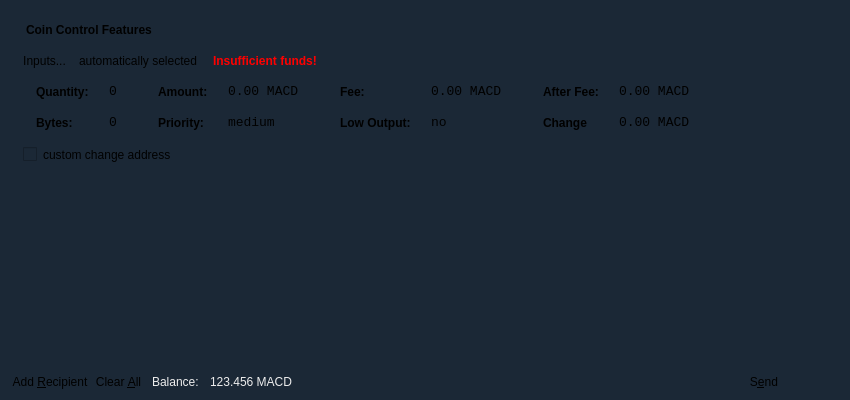
<?xml version="1.0" encoding="UTF-8"?>
<ui version="4.0">
 <class>SendCoinsDialog</class>
 <widget class="QDialog" name="SendCoinsDialog">
  <property name="geometry">
   <rect>
    <x>0</x>
    <y>0</y>
    <width>850</width>
    <height>400</height>
   </rect>
  </property>
  <property name="windowTitle">
   <string>Send Coins</string>
  </property>
  <property name="autoFillBackground">
   <bool>false</bool>
  </property>
  <property name="styleSheet">
   <string notr="true">background-color: rgb(27, 40, 54);
border-color:rgba(0, 0, 0, 0);
border-width:1px;
border-style:solid;</string>
  </property>
  <property name="locale">
   <locale language="English" country="UnitedStates"/>
  </property>
  <layout class="QVBoxLayout" name="verticalLayout" stretch="0,1,0">
   <property name="bottomMargin">
    <number>8</number>
   </property>
   <item>
    <widget class="QFrame" name="frameCoinControl">
     <property name="sizePolicy">
      <sizepolicy hsizetype="Expanding" vsizetype="Expanding">
       <horstretch>0</horstretch>
       <verstretch>0</verstretch>
      </sizepolicy>
     </property>
     <property name="maximumSize">
      <size>
       <width>16777215</width>
       <height>16777215</height>
      </size>
     </property>
     <property name="frameShape">
      <enum>QFrame::StyledPanel</enum>
     </property>
     <property name="frameShadow">
      <enum>QFrame::Sunken</enum>
     </property>
     <layout class="QVBoxLayout" name="verticalLayoutCoinControl2">
      <property name="spacing">
       <number>6</number>
      </property>
      <property name="leftMargin">
       <number>0</number>
      </property>
      <property name="topMargin">
       <number>0</number>
      </property>
      <property name="rightMargin">
       <number>0</number>
      </property>
      <property name="bottomMargin">
       <number>6</number>
      </property>
      <item>
       <layout class="QVBoxLayout" name="verticalLayoutCoinControl" stretch="0,0,0,0,1">
        <property name="spacing">
         <number>0</number>
        </property>
        <property name="leftMargin">
         <number>10</number>
        </property>
        <property name="topMargin">
         <number>10</number>
        </property>
        <item>
         <layout class="QHBoxLayout" name="horizontalLayoutCoinControl1">
          <property name="bottomMargin">
           <number>15</number>
          </property>
          <item>
           <widget class="QLabel" name="labelCoinControlFeatures">
            <property name="sizePolicy">
             <sizepolicy hsizetype="Preferred" vsizetype="Maximum">
              <horstretch>0</horstretch>
              <verstretch>0</verstretch>
             </sizepolicy>
            </property>
            <property name="font">
             <font>
              <weight>75</weight>
              <bold>true</bold>
             </font>
            </property>
            <property name="styleSheet">
             <string notr="true">font-weight:bold;</string>
            </property>
            <property name="text">
             <string>Coin Control Features</string>
            </property>
           </widget>
          </item>
         </layout>
        </item>
        <item>
         <layout class="QHBoxLayout" name="horizontalLayoutCoinControl2" stretch="0,0,0,0">
          <property name="spacing">
           <number>8</number>
          </property>
          <property name="bottomMargin">
           <number>10</number>
          </property>
          <item>
           <widget class="QPushButton" name="pushButtonCoinControl">
            <property name="styleSheet">
             <string notr="true"/>
            </property>
            <property name="text">
             <string>Inputs...</string>
            </property>
           </widget>
          </item>
          <item>
           <widget class="QLabel" name="labelCoinControlAutomaticallySelected">
            <property name="text">
             <string>automatically selected</string>
            </property>
            <property name="margin">
             <number>5</number>
            </property>
           </widget>
          </item>
          <item>
           <widget class="QLabel" name="labelCoinControlInsuffFunds">
            <property name="font">
             <font>
              <weight>75</weight>
              <bold>true</bold>
             </font>
            </property>
            <property name="styleSheet">
             <string notr="true">color:red;font-weight:bold;</string>
            </property>
            <property name="text">
             <string>Insufficient funds!</string>
            </property>
            <property name="margin">
             <number>5</number>
            </property>
           </widget>
          </item>
          <item>
           <spacer name="horizontalSpacerCoinControl">
            <property name="orientation">
             <enum>Qt::Horizontal</enum>
            </property>
            <property name="sizeHint" stdset="0">
             <size>
              <width>40</width>
              <height>1</height>
             </size>
            </property>
           </spacer>
          </item>
         </layout>
        </item>
        <item>
         <widget class="QWidget" name="widgetCoinControl" native="true">
          <property name="sizePolicy">
           <sizepolicy hsizetype="Preferred" vsizetype="Preferred">
            <horstretch>0</horstretch>
            <verstretch>0</verstretch>
           </sizepolicy>
          </property>
          <property name="minimumSize">
           <size>
            <width>0</width>
            <height>0</height>
           </size>
          </property>
          <property name="styleSheet">
           <string notr="true"/>
          </property>
          <layout class="QHBoxLayout" name="horizontalLayoutCoinControl5">
           <property name="leftMargin">
            <number>0</number>
           </property>
           <property name="topMargin">
            <number>0</number>
           </property>
           <property name="rightMargin">
            <number>0</number>
           </property>
           <property name="bottomMargin">
            <number>0</number>
           </property>
           <item>
            <layout class="QHBoxLayout" name="horizontalLayoutCoinControl3" stretch="0,0,0,1">
             <property name="spacing">
              <number>20</number>
             </property>
             <property name="topMargin">
              <number>0</number>
             </property>
             <property name="bottomMargin">
              <number>10</number>
             </property>
             <item>
              <layout class="QFormLayout" name="formLayoutCoinControl1">
               <property name="horizontalSpacing">
                <number>10</number>
               </property>
               <property name="verticalSpacing">
                <number>14</number>
               </property>
               <property name="leftMargin">
                <number>10</number>
               </property>
               <property name="topMargin">
                <number>4</number>
               </property>
               <property name="rightMargin">
                <number>6</number>
               </property>
               <item row="0" column="0">
                <widget class="QLabel" name="labelCoinControlQuantityText">
                 <property name="styleSheet">
                  <string notr="true">font-weight:bold;</string>
                 </property>
                 <property name="text">
                  <string>Quantity:</string>
                 </property>
                 <property name="margin">
                  <number>0</number>
                 </property>
                </widget>
               </item>
               <item row="0" column="1">
                <widget class="QLabel" name="labelCoinControlQuantity">
                 <property name="font">
                  <font>
                   <family>Monospace</family>
                   <pointsize>10</pointsize>
                  </font>
                 </property>
                 <property name="cursor">
                  <cursorShape>IBeamCursor</cursorShape>
                 </property>
                 <property name="contextMenuPolicy">
                  <enum>Qt::ActionsContextMenu</enum>
                 </property>
                 <property name="text">
                  <string>0</string>
                 </property>
                 <property name="margin">
                  <number>0</number>
                 </property>
                 <property name="textInteractionFlags">
                  <set>Qt::LinksAccessibleByMouse|Qt::TextSelectableByKeyboard|Qt::TextSelectableByMouse</set>
                 </property>
                </widget>
               </item>
               <item row="1" column="0">
                <widget class="QLabel" name="labelCoinControlBytesText">
                 <property name="styleSheet">
                  <string notr="true">font-weight:bold;</string>
                 </property>
                 <property name="text">
                  <string>Bytes:</string>
                 </property>
                </widget>
               </item>
               <item row="1" column="1">
                <widget class="QLabel" name="labelCoinControlBytes">
                 <property name="font">
                  <font>
                   <family>Monospace</family>
                   <pointsize>10</pointsize>
                  </font>
                 </property>
                 <property name="cursor">
                  <cursorShape>IBeamCursor</cursorShape>
                 </property>
                 <property name="contextMenuPolicy">
                  <enum>Qt::ActionsContextMenu</enum>
                 </property>
                 <property name="text">
                  <string>0</string>
                 </property>
                 <property name="textInteractionFlags">
                  <set>Qt::LinksAccessibleByMouse|Qt::TextSelectableByKeyboard|Qt::TextSelectableByMouse</set>
                 </property>
                </widget>
               </item>
              </layout>
             </item>
             <item>
              <layout class="QFormLayout" name="formLayoutCoinControl2">
               <property name="horizontalSpacing">
                <number>10</number>
               </property>
               <property name="verticalSpacing">
                <number>14</number>
               </property>
               <property name="leftMargin">
                <number>6</number>
               </property>
               <property name="topMargin">
                <number>4</number>
               </property>
               <property name="rightMargin">
                <number>6</number>
               </property>
               <item row="0" column="0">
                <widget class="QLabel" name="labelCoinControlAmountText">
                 <property name="styleSheet">
                  <string notr="true">font-weight:bold;</string>
                 </property>
                 <property name="text">
                  <string>Amount:</string>
                 </property>
                 <property name="margin">
                  <number>0</number>
                 </property>
                </widget>
               </item>
               <item row="0" column="1">
                <widget class="QLabel" name="labelCoinControlAmount">
                 <property name="font">
                  <font>
                   <family>Monospace</family>
                   <pointsize>10</pointsize>
                  </font>
                 </property>
                 <property name="cursor">
                  <cursorShape>IBeamCursor</cursorShape>
                 </property>
                 <property name="contextMenuPolicy">
                  <enum>Qt::ActionsContextMenu</enum>
                 </property>
                 <property name="text">
                  <string>0.00 MACD</string>
                 </property>
                 <property name="textInteractionFlags">
                  <set>Qt::LinksAccessibleByMouse|Qt::TextSelectableByKeyboard|Qt::TextSelectableByMouse</set>
                 </property>
                </widget>
               </item>
               <item row="1" column="0">
                <widget class="QLabel" name="labelCoinControlPriorityText">
                 <property name="styleSheet">
                  <string notr="true">font-weight:bold;</string>
                 </property>
                 <property name="text">
                  <string>Priority:</string>
                 </property>
                </widget>
               </item>
               <item row="1" column="1">
                <widget class="QLabel" name="labelCoinControlPriority">
                 <property name="font">
                  <font>
                   <family>Monospace</family>
                   <pointsize>10</pointsize>
                  </font>
                 </property>
                 <property name="cursor">
                  <cursorShape>IBeamCursor</cursorShape>
                 </property>
                 <property name="contextMenuPolicy">
                  <enum>Qt::ActionsContextMenu</enum>
                 </property>
                 <property name="text">
                  <string>medium</string>
                 </property>
                 <property name="textInteractionFlags">
                  <set>Qt::LinksAccessibleByMouse|Qt::TextSelectableByKeyboard|Qt::TextSelectableByMouse</set>
                 </property>
                </widget>
               </item>
              </layout>
             </item>
             <item>
              <layout class="QFormLayout" name="formLayoutCoinControl3">
               <property name="horizontalSpacing">
                <number>10</number>
               </property>
               <property name="verticalSpacing">
                <number>14</number>
               </property>
               <property name="leftMargin">
                <number>6</number>
               </property>
               <property name="topMargin">
                <number>4</number>
               </property>
               <property name="rightMargin">
                <number>6</number>
               </property>
               <item row="0" column="0">
                <widget class="QLabel" name="labelCoinControlFeeText">
                 <property name="styleSheet">
                  <string notr="true">font-weight:bold;</string>
                 </property>
                 <property name="text">
                  <string>Fee:</string>
                 </property>
                 <property name="margin">
                  <number>0</number>
                 </property>
                </widget>
               </item>
               <item row="0" column="1">
                <widget class="QLabel" name="labelCoinControlFee">
                 <property name="font">
                  <font>
                   <family>Monospace</family>
                   <pointsize>10</pointsize>
                  </font>
                 </property>
                 <property name="cursor">
                  <cursorShape>IBeamCursor</cursorShape>
                 </property>
                 <property name="contextMenuPolicy">
                  <enum>Qt::ActionsContextMenu</enum>
                 </property>
                 <property name="text">
                  <string>0.00 MACD</string>
                 </property>
                 <property name="textInteractionFlags">
                  <set>Qt::LinksAccessibleByMouse|Qt::TextSelectableByKeyboard|Qt::TextSelectableByMouse</set>
                 </property>
                </widget>
               </item>
               <item row="1" column="0">
                <widget class="QLabel" name="labelCoinControlLowOutputText">
                 <property name="styleSheet">
                  <string notr="true">font-weight:bold;</string>
                 </property>
                 <property name="text">
                  <string>Low Output:</string>
                 </property>
                </widget>
               </item>
               <item row="1" column="1">
                <widget class="QLabel" name="labelCoinControlLowOutput">
                 <property name="font">
                  <font>
                   <family>Monospace</family>
                   <pointsize>10</pointsize>
                  </font>
                 </property>
                 <property name="cursor">
                  <cursorShape>IBeamCursor</cursorShape>
                 </property>
                 <property name="contextMenuPolicy">
                  <enum>Qt::ActionsContextMenu</enum>
                 </property>
                 <property name="text">
                  <string>no</string>
                 </property>
                 <property name="textInteractionFlags">
                  <set>Qt::LinksAccessibleByMouse|Qt::TextSelectableByKeyboard|Qt::TextSelectableByMouse</set>
                 </property>
                </widget>
               </item>
              </layout>
             </item>
             <item>
              <layout class="QFormLayout" name="formLayoutCoinControl4">
               <property name="horizontalSpacing">
                <number>10</number>
               </property>
               <property name="verticalSpacing">
                <number>14</number>
               </property>
               <property name="leftMargin">
                <number>6</number>
               </property>
               <property name="topMargin">
                <number>4</number>
               </property>
               <property name="rightMargin">
                <number>6</number>
               </property>
               <item row="0" column="0">
                <widget class="QLabel" name="labelCoinControlAfterFeeText">
                 <property name="styleSheet">
                  <string notr="true">font-weight:bold;</string>
                 </property>
                 <property name="text">
                  <string>After Fee:</string>
                 </property>
                 <property name="margin">
                  <number>0</number>
                 </property>
                </widget>
               </item>
               <item row="0" column="1">
                <widget class="QLabel" name="labelCoinControlAfterFee">
                 <property name="font">
                  <font>
                   <family>Monospace</family>
                   <pointsize>10</pointsize>
                  </font>
                 </property>
                 <property name="cursor">
                  <cursorShape>IBeamCursor</cursorShape>
                 </property>
                 <property name="contextMenuPolicy">
                  <enum>Qt::ActionsContextMenu</enum>
                 </property>
                 <property name="text">
                  <string>0.00 MACD</string>
                 </property>
                 <property name="textInteractionFlags">
                  <set>Qt::LinksAccessibleByMouse|Qt::TextSelectableByKeyboard|Qt::TextSelectableByMouse</set>
                 </property>
                </widget>
               </item>
               <item row="1" column="0">
                <widget class="QLabel" name="labelCoinControlChangeText">
                 <property name="styleSheet">
                  <string notr="true">font-weight:bold;</string>
                 </property>
                 <property name="text">
                  <string>Change</string>
                 </property>
                </widget>
               </item>
               <item row="1" column="1">
                <widget class="QLabel" name="labelCoinControlChange">
                 <property name="font">
                  <font>
                   <family>Monospace</family>
                   <pointsize>10</pointsize>
                  </font>
                 </property>
                 <property name="cursor">
                  <cursorShape>IBeamCursor</cursorShape>
                 </property>
                 <property name="contextMenuPolicy">
                  <enum>Qt::ActionsContextMenu</enum>
                 </property>
                 <property name="text">
                  <string>0.00 MACD</string>
                 </property>
                 <property name="textInteractionFlags">
                  <set>Qt::LinksAccessibleByMouse|Qt::TextSelectableByKeyboard|Qt::TextSelectableByMouse</set>
                 </property>
                </widget>
               </item>
              </layout>
             </item>
            </layout>
           </item>
          </layout>
         </widget>
        </item>
        <item>
         <layout class="QHBoxLayout" name="horizontalLayoutCoinControl4" stretch="0,0,0">
          <property name="spacing">
           <number>12</number>
          </property>
          <property name="sizeConstraint">
           <enum>QLayout::SetDefaultConstraint</enum>
          </property>
          <property name="topMargin">
           <number>5</number>
          </property>
          <property name="rightMargin">
           <number>5</number>
          </property>
          <item>
           <widget class="QCheckBox" name="checkBoxCoinControlChange">
            <property name="text">
             <string>custom change address</string>
            </property>
           </widget>
          </item>
          <item>
           <widget class="QLineEdit" name="lineEditCoinControlChange">
            <property name="enabled">
             <bool>false</bool>
            </property>
            <property name="sizePolicy">
             <sizepolicy hsizetype="Expanding" vsizetype="Fixed">
              <horstretch>0</horstretch>
              <verstretch>0</verstretch>
             </sizepolicy>
            </property>
           </widget>
          </item>
          <item>
           <widget class="QLabel" name="labelCoinControlChangeLabel">
            <property name="sizePolicy">
             <sizepolicy hsizetype="Preferred" vsizetype="Expanding">
              <horstretch>0</horstretch>
              <verstretch>0</verstretch>
             </sizepolicy>
            </property>
            <property name="minimumSize">
             <size>
              <width>0</width>
              <height>0</height>
             </size>
            </property>
            <property name="text">
             <string/>
            </property>
            <property name="margin">
             <number>3</number>
            </property>
           </widget>
          </item>
         </layout>
        </item>
        <item>
         <spacer name="verticalSpacerCoinControl">
          <property name="orientation">
           <enum>Qt::Vertical</enum>
          </property>
          <property name="sizeHint" stdset="0">
           <size>
            <width>800</width>
            <height>1</height>
           </size>
          </property>
         </spacer>
        </item>
       </layout>
      </item>
     </layout>
    </widget>
   </item>
   <item>
    <widget class="QScrollArea" name="scrollArea">
     <property name="widgetResizable">
      <bool>true</bool>
     </property>
     <widget class="QWidget" name="scrollAreaWidgetContents">
      <property name="geometry">
       <rect>
        <x>0</x>
        <y>0</y>
        <width>830</width>
        <height>152</height>
       </rect>
      </property>
      <layout class="QVBoxLayout" name="verticalLayout_2">
       <property name="leftMargin">
        <number>0</number>
       </property>
       <property name="topMargin">
        <number>0</number>
       </property>
       <property name="rightMargin">
        <number>0</number>
       </property>
       <property name="bottomMargin">
        <number>0</number>
       </property>
       <item>
        <layout class="QVBoxLayout" name="entries">
         <property name="spacing">
          <number>6</number>
         </property>
        </layout>
       </item>
       <item>
        <spacer name="verticalSpacer">
         <property name="orientation">
          <enum>Qt::Vertical</enum>
         </property>
         <property name="sizeHint" stdset="0">
          <size>
           <width>20</width>
           <height>40</height>
          </size>
         </property>
        </spacer>
       </item>
      </layout>
     </widget>
    </widget>
   </item>
   <item>
    <layout class="QHBoxLayout" name="horizontalLayout">
     <item>
      <widget class="QPushButton" name="addButton">
       <property name="toolTip">
        <string>Send to multiple recipients at once</string>
       </property>
       <property name="text">
        <string>Add &amp;Recipient</string>
       </property>
       <property name="icon">
        <iconset resource="../bitcoin.qrc">
         <normaloff>:/icons/add</normaloff>:/icons/add</iconset>
       </property>
       <property name="autoDefault">
        <bool>false</bool>
       </property>
      </widget>
     </item>
     <item>
      <widget class="QPushButton" name="clearButton">
       <property name="sizePolicy">
        <sizepolicy hsizetype="Minimum" vsizetype="Fixed">
         <horstretch>0</horstretch>
         <verstretch>0</verstretch>
        </sizepolicy>
       </property>
       <property name="toolTip">
        <string>Remove all transaction fields</string>
       </property>
       <property name="text">
        <string>Clear &amp;All</string>
       </property>
       <property name="icon">
        <iconset resource="../bitcoin.qrc">
         <normaloff>:/icons/remove</normaloff>:/icons/remove</iconset>
       </property>
       <property name="autoRepeatDelay">
        <number>300</number>
       </property>
       <property name="autoDefault">
        <bool>false</bool>
       </property>
      </widget>
     </item>
     <item>
      <layout class="QHBoxLayout" name="horizontalLayout_2">
       <property name="spacing">
        <number>3</number>
       </property>
       <item>
        <widget class="QLabel" name="label">
         <property name="sizePolicy">
          <sizepolicy hsizetype="Preferred" vsizetype="Fixed">
           <horstretch>0</horstretch>
           <verstretch>0</verstretch>
          </sizepolicy>
         </property>
         <property name="styleSheet">
          <string notr="true">#label { color: #ededed; }</string>
         </property>
         <property name="text">
          <string>Balance:</string>
         </property>
        </widget>
       </item>
       <item>
        <widget class="QLabel" name="labelBalance">
         <property name="sizePolicy">
          <sizepolicy hsizetype="Preferred" vsizetype="Fixed">
           <horstretch>0</horstretch>
           <verstretch>0</verstretch>
          </sizepolicy>
         </property>
         <property name="cursor">
          <cursorShape>IBeamCursor</cursorShape>
         </property>
         <property name="styleSheet">
          <string notr="true">#labelBalance { color: #ededed; }</string>
         </property>
         <property name="text">
          <string>123.456 MACD</string>
         </property>
         <property name="textInteractionFlags">
          <set>Qt::LinksAccessibleByMouse|Qt::TextSelectableByKeyboard|Qt::TextSelectableByMouse</set>
         </property>
        </widget>
       </item>
      </layout>
     </item>
     <item>
      <spacer name="horizontalSpacer">
       <property name="orientation">
        <enum>Qt::Horizontal</enum>
       </property>
       <property name="sizeHint" stdset="0">
        <size>
         <width>40</width>
         <height>20</height>
        </size>
       </property>
      </spacer>
     </item>
     <item>
      <widget class="QPushButton" name="sendButton">
       <property name="minimumSize">
        <size>
         <width>150</width>
         <height>0</height>
        </size>
       </property>
       <property name="toolTip">
        <string>Confirm the send action</string>
       </property>
       <property name="text">
        <string>S&amp;end</string>
       </property>
       <property name="icon">
        <iconset resource="../bitcoin.qrc">
         <normaloff>:/icons/send</normaloff>:/icons/send</iconset>
       </property>
       <property name="default">
        <bool>true</bool>
       </property>
      </widget>
     </item>
    </layout>
   </item>
  </layout>
 </widget>
 <resources>
  <include location="../bitcoin.qrc"/>
 </resources>
 <connections/>
</ui>
